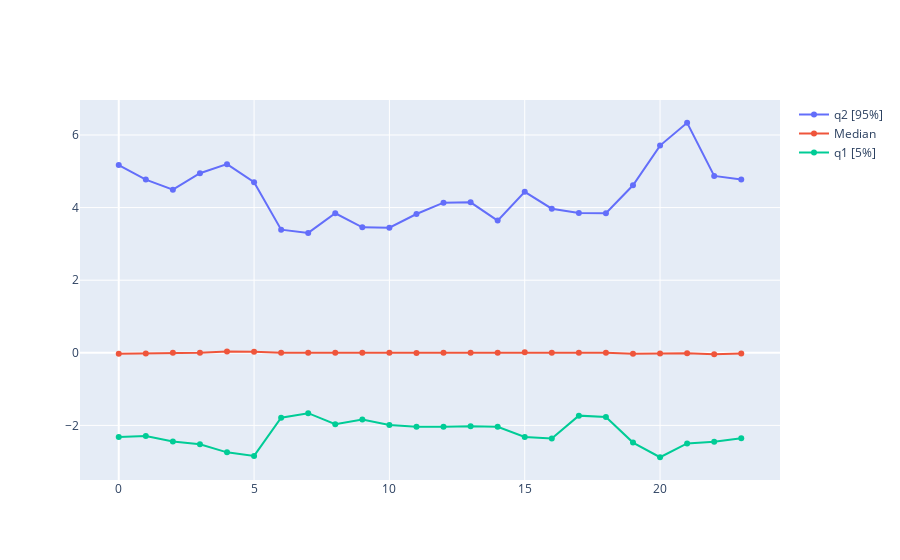

This figure's notebook cell:
### Code cell
# Create traces
fig = go.Figure()
fig.add_trace(go.Scatter(x=df_bhour_stats ["dt_start_utc"], y=df_bhour_stats ["voality_q2"],
                    mode='lines+markers', 
                    name='q2 [95%]'))

fig.add_trace(go.Scatter(x=df_bhour_stats ["dt_start_utc"], y=df_bhour_stats ["voality_median"],
                    mode='lines+markers',
                    name='Median'))

fig.add_trace(go.Scatter(x=df_bhour_stats ["dt_start_utc"], y=df_bhour_stats ["voality_q1"],
                    mode='lines+markers',
                    name='q1 [5%]' ))

fig.show()

### Figure 1 — Plotly figure (JSON) as saved in the notebook; plotly's stock layout.template omitted (floating-point values rounded to 4 significant figures)
{"data": [{"mode": "lines+markers", "name": "q2 [95%]", "type": "scatter", "x": [0, 1, 2, 3, 4, 5, 6, 7, 8, 9, 10, 11, 12, 13, 14, 15, 16, 17, 18, 19, 20, 21, 22, 23], "y": [5.172, 4.771, 4.494, 4.947, 5.196, 4.7, 3.392, 3.303, 3.843, 3.457, 3.444, 3.822, 4.135, 4.143, 3.641, 4.434, 3.969, 3.849, 3.844, 4.615, 5.707, 6.337, 4.871, 4.774]}, {"mode": "lines+markers", "name": "Median", "type": "scatter", "x": [0, 1, 2, 3, 4, 5, 6, 7, 8, 9, 10, 11, 12, 13, 14, 15, 16, 17, 18, 19, 20, 21, 22, 23], "y": [-0.0233, -0.01813, 0, 0, 0.03405, 0.02968, 0, 0, 0, 0, -0.0004967, -0.003001, 0, 0, 0, 0.01466, 0.002052, 0, 0, -0.02481, -0.01756, -0.01335, -0.03965, -0.02059]}, {"mode": "lines+markers", "name": "q1 [5%]", "type": "scatter", "x": [0, 1, 2, 3, 4, 5, 6, 7, 8, 9, 10, 11, 12, 13, 14, 15, 16, 17, 18, 19, 20, 21, 22, 23], "y": [-2.319, -2.295, -2.444, -2.518, -2.742, -2.84, -1.787, -1.663, -1.967, -1.838, -1.989, -2.036, -2.04, -2.023, -2.04, -2.318, -2.358, -1.731, -1.767, -2.473, -2.877, -2.497, -2.449, -2.354]}], "layout": {"autosize": true, "xaxis": {"autorange": true, "range": [-1.442, 24.44], "type": "linear"}, "yaxis": {"autorange": true, "range": [-3.638, 7.097], "type": "linear"}}}
